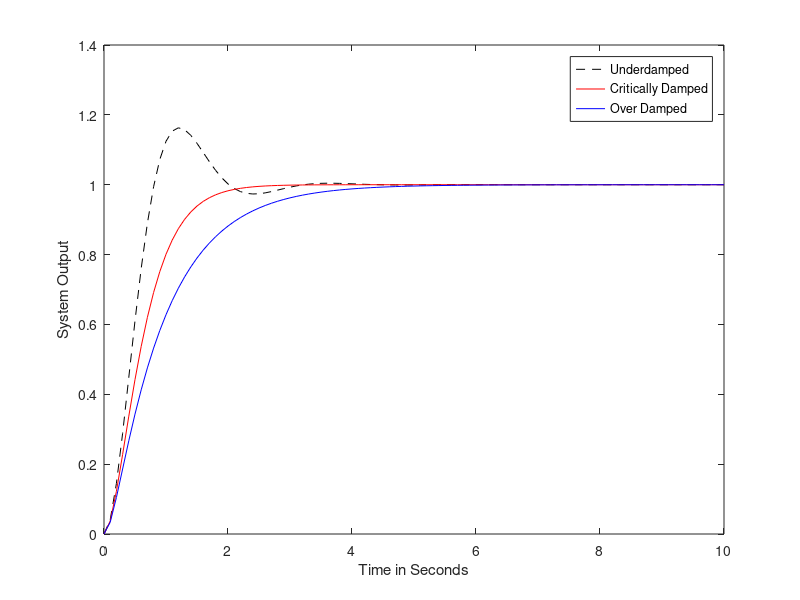

Recreate this plot in MATLAB.
%Program for step response of second order system
clear all
close all
clc
s=tf('s');
% wn = 3 rad/sec and zeta = 0.5 (Underdamped)
sys1 = 9/(s^2+3*s+9)
% wn = 3 rad/sec and zeta = 1 (Critically damped)
sys2 = 9/(s^2+6*s+9)
% wn = 3 rad/sec and zeta = 1.5 (Over damped)
sys3 = 9/(s^2+9*s+9)

t=0:0.1:10;

y1=step(sys1,t);
y2=step(sys2,t);
y3=step(sys3,t);
figure()
plot(t,y1,'k--')
hold on
plot(t,y2,'r')
plot(t,y3,'b-')
xlabel('Time in Seconds')
ylabel('System Output')
legend("Underdamped","Critically Damped","Over Damped")